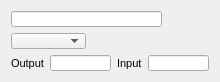
  <widget class="QWidget" name="layoutWidget_2">
   <property name="geometry">
    <rect>
     <x>10</x>
     <y>200</y>
     <width>214</width>
     <height>66</height>
    </rect>
   </property>
   <layout class="QVBoxLayout" name="verticalLayout_30">
    <item>
     <layout class="QVBoxLayout" name="verticalLayout_31">
      <item>
       <widget class="QLineEdit" name="unit2NameLineEdit">
        <property name="sizePolicy">
         <sizepolicy hsizetype="Fixed" vsizetype="Fixed">
          <horstretch>0</horstretch>
          <verstretch>0</verstretch>
         </sizepolicy>
        </property>
        <property name="minimumSize">
         <size>
          <width>151</width>
          <height>16</height>
         </size>
        </property>
        <property name="maximumSize">
         <size>
          <width>151</width>
          <height>16</height>
         </size>
        </property>
        <property name="font">
         <font>
          <pointsize>8</pointsize>
         </font>
        </property>
        <property name="text">
         <string/>
        </property>
       </widget>
      </item>
      <item>
       <widget class="QComboBox" name="unit2ActiveComboBox">
        <property name="sizePolicy">
         <sizepolicy hsizetype="Fixed" vsizetype="Fixed">
          <horstretch>0</horstretch>
          <verstretch>0</verstretch>
         </sizepolicy>
        </property>
        <property name="minimumSize">
         <size>
          <width>75</width>
          <height>16</height>
         </size>
        </property>
        <property name="maximumSize">
         <size>
          <width>75</width>
          <height>16</height>
         </size>
        </property>
        <property name="font">
         <font>
          <pointsize>8</pointsize>
         </font>
        </property>
        <property name="mouseTracking">
         <bool>false</bool>
        </property>
       </widget>
      </item>
     </layout>
    </item>
    <item>
     <layout class="QHBoxLayout" name="horizontalLayout_12">
      <item>
       <widget class="QLabel" name="label_33">
        <property name="sizePolicy">
         <sizepolicy hsizetype="Fixed" vsizetype="Preferred">
          <horstretch>0</horstretch>
          <verstretch>0</verstretch>
         </sizepolicy>
        </property>
        <property name="font">
         <font>
          <pointsize>8</pointsize>
         </font>
        </property>
        <property name="text">
         <string>Output</string>
        </property>
       </widget>
      </item>
      <item>
       <widget class="QLineEdit" name="unit2OutputLineEdit">
        <property name="sizePolicy">
         <sizepolicy hsizetype="Fixed" vsizetype="Fixed">
          <horstretch>0</horstretch>
          <verstretch>0</verstretch>
         </sizepolicy>
        </property>
        <property name="minimumSize">
         <size>
          <width>61</width>
          <height>16</height>
         </size>
        </property>
        <property name="maximumSize">
         <size>
          <width>61</width>
          <height>16</height>
         </size>
        </property>
        <property name="font">
         <font>
          <pointsize>8</pointsize>
         </font>
        </property>
        <property name="alignment">
         <set>Qt::AlignRight|Qt::AlignTrailing|Qt::AlignVCenter</set>
        </property>
       </widget>
      </item>
      <item>
       <widget class="QLabel" name="label_34">
        <property name="sizePolicy">
         <sizepolicy hsizetype="Fixed" vsizetype="Preferred">
          <horstretch>0</horstretch>
          <verstretch>0</verstretch>
         </sizepolicy>
        </property>
        <property name="font">
         <font>
          <pointsize>8</pointsize>
         </font>
        </property>
        <property name="text">
         <string>Input</string>
        </property>
       </widget>
      </item>
      <item>
       <widget class="QLineEdit" name="unit2InputLineEdit">
        <property name="sizePolicy">
         <sizepolicy hsizetype="Fixed" vsizetype="Fixed">
          <horstretch>0</horstretch>
          <verstretch>0</verstretch>
         </sizepolicy>
        </property>
        <property name="minimumSize">
         <size>
          <width>61</width>
          <height>16</height>
         </size>
        </property>
        <property name="maximumSize">
         <size>
          <width>61</width>
          <height>16</height>
         </size>
        </property>
        <property name="font">
         <font>
          <pointsize>8</pointsize>
         </font>
        </property>
        <property name="alignment">
         <set>Qt::AlignRight|Qt::AlignTrailing|Qt::AlignVCenter</set>
        </property>
       </widget>
      </item>
     </layout>
    </item>
   </layout>
  </widget>
